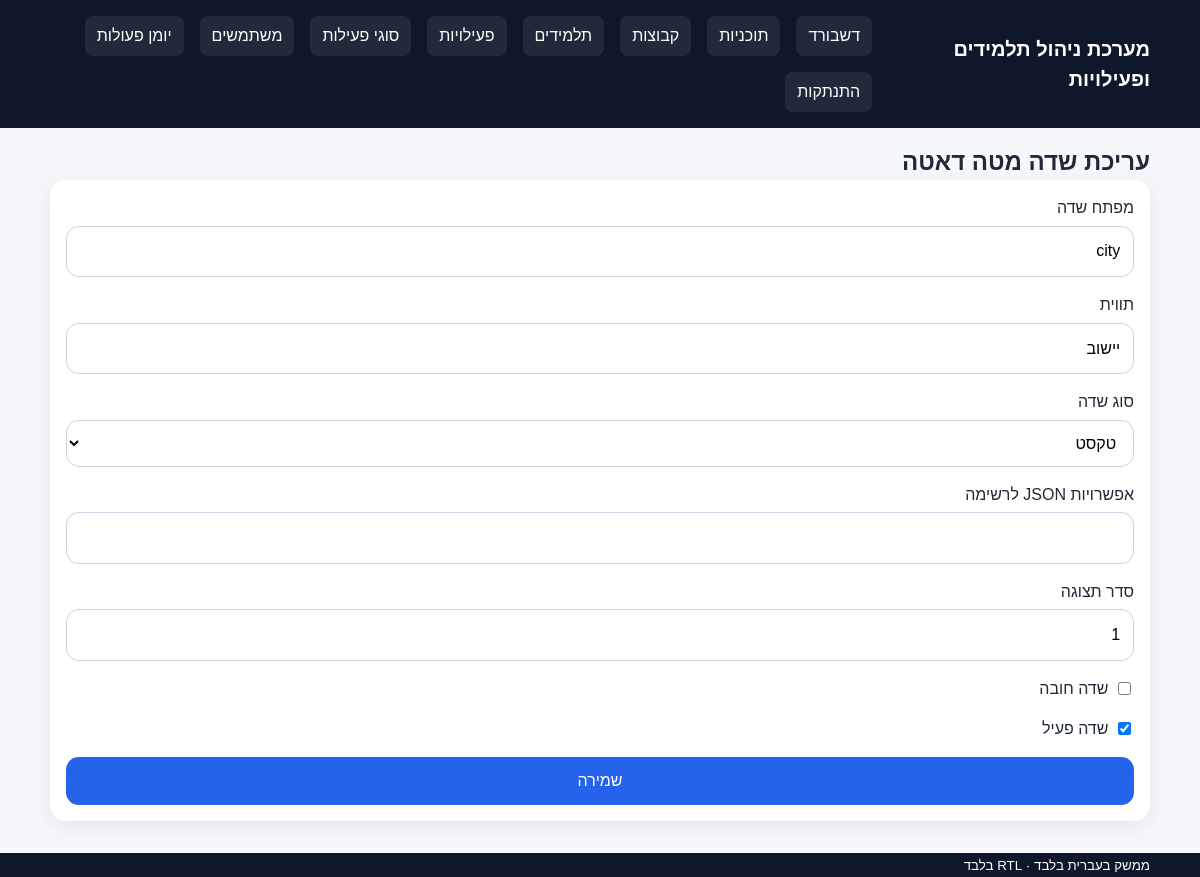
Screenshot of /metadata_field_form.php?program_id=2&id=3 (signed in) with the database file from the repository.
### tables this page shows
CREATE TABLE metadata_fields (
    id BIGINT UNSIGNED AUTO_INCREMENT PRIMARY KEY,
    program_id BIGINT UNSIGNED NOT NULL,
    field_key VARCHAR(100) NOT NULL,
    field_label VARCHAR(150) NOT NULL,
    field_type ENUM('text', 'number', 'date', 'boolean', 'select') NOT NULL,
    is_required TINYINT(1) NOT NULL DEFAULT 0,
    options_json JSON NULL,
    sort_order INT NOT NULL DEFAULT 0,
    is_active TINYINT(1) NOT NULL DEFAULT 1,
    created_at TIMESTAMP NULL DEFAULT CURRENT_TIMESTAMP,
    updated_at TIMESTAMP NULL DEFAULT CURRENT_TIMESTAMP ON UPDATE CURRENT_TIMESTAMP,
    CONSTRAINT fk_metadata_fields_program FOREIGN KEY (program_id) REFERENCES programs(id),
    UNIQUE KEY uq_program_field_key (program_id, field_key)
);

### includes/functions.php (called while the page is built, shortened)
<?php
function e($value): string
{
    return htmlspecialchars((string)$value, ENT_QUOTES, 'UTF-8');
}
function get(string $key, $default = null)
{
    return $_GET[$key] ?? $default;
}

### public/metadata_field_form.php (the view, shortened to what this page needs)
<?php
$db = getDB();
$id = (int)get('id', 0);
$field = ['field_key' => '', 'field_label' => '', 'field_type' => 'text', 'is_required' => 0, 'options_json' => '', 'sort_order' => 0, 'is_active' => 1];
if ($id) {
    $stmt = $db->prepare('SELECT * FROM metadata_fields WHERE id = :id');
    $stmt->execute(['id' => $id]);
    $field = $stmt->fetch() ?: $field;
}
include __DIR__ . '/../includes/header.php';
?>
<h2><?= $id ? 'עריכת שדה מטה דאטה' : 'שדה מטה דאטה חדש' ?></h2>
<form method="post" class="card form-grid">
<label><span>מפתח שדה</span><input type="text" name="field_key" value="<?= e($field['field_key']) ?>" required></label>
<label><span>תווית</span><input type="text" name="field_label" value="<?= e($field['field_label']) ?>" required></label>
<label><span>סוג שדה</span><select name="field_type"><option value="text" <?= $field['field_type']==='text'?'selected':'' ?>>טקסט</option></select></label>
<label><span>אפשרויות JSON לרשימה</span><input type="text" name="options_json" value="<?= e($field['options_json']) ?>"></label>
<label><span>סדר תצוגה</span><input type="number" name="sort_order" value="<?= (int)$field['sort_order'] ?>"></label>
<label class="checkbox-row"><input type="checkbox" name="is_required" value="1" <?= $field['is_required'] ? 'checked' : '' ?>><span>שדה חובה</span></label>
<label class="checkbox-row"><input type="checkbox" name="is_active" value="1" <?= $field['is_active'] ? 'checked' : '' ?>><span>שדה פעיל</span></label>
<button class="btn primary" type="submit">שמירה</button>
</form>
<?php include __DIR__ . '/../includes/footer.php'; ?>

### assets/css/layout.css (style rules this page uses)
body { font-family:Arial,sans-serif;background:#f5f7fb;color:#1f2937;line-height:1.5 }
.card { background:#fff;padding:1rem;border-radius:1rem;box-shadow:0 6px 20px rgba(15,23,42,.08) }

### assets/css/forms.css (style rules this page uses)
.form-grid { display:grid;gap:1rem }
.form-grid label { display:grid;gap:.35rem }
.form-grid input,.form-grid select,.form-grid textarea { width:100%;padding:.8rem;border:1px solid #cbd5e1;border-radius:.8rem;background:#fff }
.checkbox-row { display:flex!important;align-items:center;gap:.6rem }
.checkbox-row input { width:auto }
.btn { display:inline-flex;justify-content:center;align-items:center;padding:.75rem 1rem;border:none;border-radius:.8rem;background:#e2e8f0;color:#111827;cursor:pointer }
.btn.primary { background:#2563eb;color:#fff }

### assets/css/app.css (style rules this page uses)
body { background: #f5f7fb; color: #1f2937; }

### rows the page displays
metadata_fields: field_key "city", field_label "יישוב", field_type "טקסט", sort_order "1", is_active "☑"

### other values shown
getConfig()['app_name'] "מערכת ניהול תלמידים ופעילויות"
